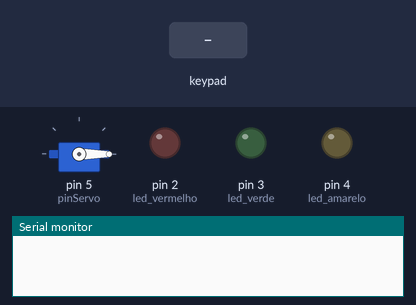
The sketch below on a simulated Arduino Uno, built with avr-gcc and run on an emulated ATmega328P. On the bench: servo, output pins drawn as LEDs (lit = HIGH), the last lines printed to the serial monitor. The inputs (shaded band) are chosen by the test bench.

Above: at 1.2 s.
1.3 s: keypad keys 1 2 3 # pressed 0.4 s apart
At 6.6 s:
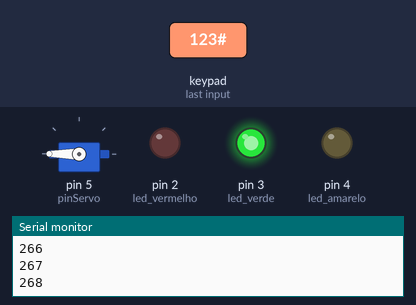
7.6 s: key '#' pressed
At 13.5 s:
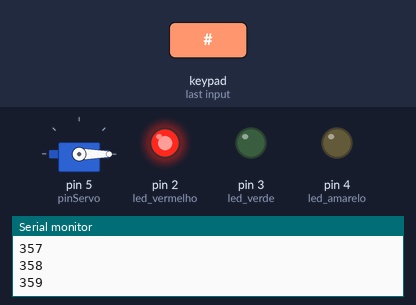
13.6 s: key '1' pressed
At 17.2 s:
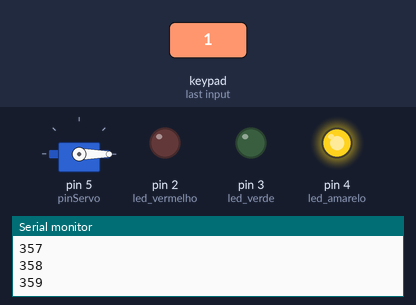
Timing chart, 0 to 18.7 s (numbered marks = the images above; inputs shaded):
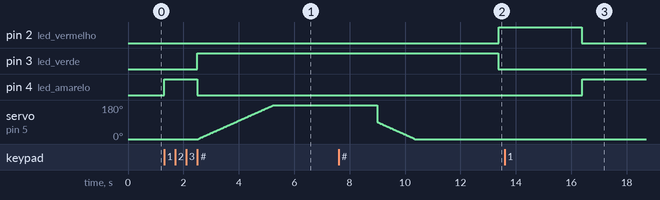

The sketch:

sketch_sep22a.ino
```cpp
#include <Keypad.h>
#include <Servo.h>

#define linhas 4
#define colunas 3
#define led_vermelho 2
#define led_verde 3
#define led_amarelo 4
#define pinServo 5 //micro servo coisa que gira
//função verificasenha não existe linha 30

//declaração ds numeros do KEypad
char mapaTeclas[linhas][colunas]={{'1','2','3'},{'4','5','6'},{'7','8','9'},{'*','0','#'}};
String senha="123";
String digitada;
int estado=0;
Servo s;
int pos;
byte pinos_linha[linhas]={6,7,8,9};
byte pinos_coluna[colunas]={10,11,12};

//declaração do teclado
Keypad teclado = Keypad(makeKeymap(mapaTeclas),pinos_linha,pinos_coluna,linhas,colunas);

  void setup() {
    pinMode(led_vermelho,OUTPUT);
    pinMode(led_verde,OUTPUT);
    pinMode(led_amarelo,OUTPUT);
    s.attach(pinServo);
    Serial.begin(9600);
    s.write(0);
}
void loop() { //1
  char tecla=teclado.getKey();
  if(tecla != NO_KEY){ //2
  estado=1;
    if(tecla=='#') { //3
      if(verificaSenha(senha,digitada)) { //4
        estado=3;
        leds(estado);
        delay(3000);
        estado=0;
      } else{ //4
         estado=2;
        leds(estado);
        delay(3000);
        estado=0;
      }     //3
      digitada="";
       } else{
    digitada+=tecla;
    }
  leds(estado);
    }
}

bool verificaSenha(String sa, String sd) {
bool resultado=false;
  if(sa.compareTo(sd)==0) {
    resultado=true;
  }else{
  resultado=false;
  }
  return resultado;
  }
                        void leds(int e) { //0=aguardando / 1=digitando / 2=negado / 3=aceitado
                        if(e==0){
                        digitalWrite(led_vermelho,LOW);
                        digitalWrite(led_verde,LOW);
                        digitalWrite(led_amarelo,LOW);
                        } else if(e==1) {
                          digitalWrite(led_vermelho,LOW);
                          digitalWrite(led_verde,LOW);
                          digitalWrite(led_amarelo,HIGH);
                        }
                        else if(e==2) {
                          digitalWrite(led_vermelho,HIGH);
                          digitalWrite(led_verde,LOW);
                          digitalWrite(led_amarelo,LOW);
                        }
                        else if(e==3) {
                          digitalWrite(led_vermelho,LOW);
                          digitalWrite(led_verde,HIGH);
                          digitalWrite(led_amarelo,LOW);

                        for(pos = 0; pos < 360; pos++){ //fechadura o 360 é o tempo que ele vai mover
                          Serial.println(pos);
                        s.write(pos);
                          delay(15);
                        }
                        delay(1000);
                        for(pos = 90; pos >= 0; pos--)
                        {
                        s.write(pos);
                        delay(15);
                        }

                        }
                        }
```

Measured:
- after the input at 1.3 s, pin 3 (led_verde): LOW → HIGH after 1.2 s; pin 4 (led_amarelo): LOW → HIGH at once, → LOW 1.2 s later; servo on pin 5 (pinServo): moves from 0° to 180° over 2.7 s, starting after 1.2 s
- after the input at 7.6 s, pin 2 (led_vermelho): LOW → HIGH after 5.8 s
- after the input at 13.6 s, pin 4 (led_amarelo): LOW → HIGH after 2.8 s
